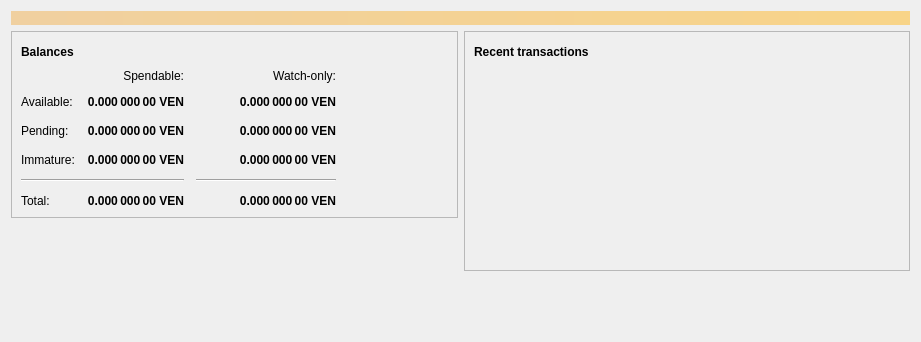
<?xml version="1.0" encoding="UTF-8"?>
<ui version="4.0">
 <class>OverviewPage</class>
 <widget class="QWidget" name="OverviewPage">
  <property name="geometry">
   <rect>
    <x>0</x>
    <y>0</y>
    <width>921</width>
    <height>342</height>
   </rect>
  </property>
  <property name="windowTitle">
   <string>Form</string>
  </property>
  <property name="styleSheet">
   <string notr="true"/>
  </property>
  <layout class="QVBoxLayout" name="topLayout">
   <item>
    <widget class="QLabel" name="labelAlerts">
     <property name="visible">
      <bool>false</bool>
     </property>
     <property name="styleSheet">
      <string notr="true">QLabel { background-color: qlineargradient(x1: 0, y1: 0, x2: 1, y2: 0, stop:0 #F0D0A0, stop:1 #F8D488); color:#000000; }</string>
     </property>
     <property name="wordWrap">
      <bool>true</bool>
     </property>
     <property name="margin">
      <number>3</number>
     </property>
     <property name="textInteractionFlags">
      <set>Qt::TextSelectableByMouse</set>
     </property>
    </widget>
   </item>
   <item>
    <layout class="QHBoxLayout" name="horizontalLayout" stretch="1,1">
     <item>
      <layout class="QVBoxLayout" name="verticalLayout_2">
       <item>
        <widget class="QFrame" name="frame">
         <property name="frameShape">
          <enum>QFrame::StyledPanel</enum>
         </property>
         <property name="frameShadow">
          <enum>QFrame::Raised</enum>
         </property>
         <layout class="QVBoxLayout" name="verticalLayout_4">
          <item>
           <layout class="QHBoxLayout" name="horizontalLayout_4">
            <item>
             <widget class="QLabel" name="label_5">
              <property name="font">
               <font>
                <weight>75</weight>
                <bold>true</bold>
               </font>
              </property>
              <property name="text">
               <string>Balances</string>
              </property>
             </widget>
            </item>
            <item>
             <widget class="QPushButton" name="labelWalletStatus">
              <property name="enabled">
               <bool>true</bool>
              </property>
              <property name="maximumSize">
               <size>
                <width>30</width>
                <height>16777215</height>
               </size>
              </property>
              <property name="toolTip">
               <string>The displayed information may be out of date. Your wallet automatically synchronizes with the Vendetta network after a connection is established, but this process has not completed yet.</string>
              </property>
              <property name="text">
               <string/>
              </property>
              <property name="icon">
               <iconset>
                <normaloff>:/icons/warning</normaloff>
                <disabledoff>:/icons/warning</disabledoff>:/icons/warning</iconset>
              </property>
              <property name="iconSize">
               <size>
                <width>24</width>
                <height>24</height>
               </size>
              </property>
              <property name="flat">
               <bool>true</bool>
              </property>
             </widget>
            </item>
            <item>
             <spacer name="horizontalSpacer_3">
              <property name="orientation">
               <enum>Qt::Horizontal</enum>
              </property>
              <property name="sizeHint" stdset="0">
               <size>
                <width>40</width>
                <height>20</height>
               </size>
              </property>
             </spacer>
            </item>
           </layout>
          </item>
          <item>
           <layout class="QGridLayout" name="gridLayout">
            <property name="spacing">
             <number>12</number>
            </property>
            <item row="2" column="2">
             <widget class="QLabel" name="labelWatchPending">
              <property name="font">
               <font>
                <weight>75</weight>
                <bold>true</bold>
               </font>
              </property>
              <property name="cursor">
               <cursorShape>IBeamCursor</cursorShape>
              </property>
              <property name="toolTip">
               <string>Unconfirmed transactions to watch-only addresses</string>
              </property>
              <property name="text">
               <string notr="true">0.000 000 00 VEN</string>
              </property>
              <property name="alignment">
               <set>Qt::AlignRight|Qt::AlignTrailing|Qt::AlignVCenter</set>
              </property>
              <property name="textInteractionFlags">
               <set>Qt::LinksAccessibleByMouse|Qt::TextSelectableByKeyboard|Qt::TextSelectableByMouse</set>
              </property>
             </widget>
            </item>
            <item row="2" column="1">
             <widget class="QLabel" name="labelUnconfirmed">
              <property name="font">
               <font>
                <weight>75</weight>
                <bold>true</bold>
               </font>
              </property>
              <property name="cursor">
               <cursorShape>IBeamCursor</cursorShape>
              </property>
              <property name="toolTip">
               <string>Total of transactions that have yet to be confirmed, and do not yet count toward the spendable balance</string>
              </property>
              <property name="text">
               <string notr="true">0.000 000 00 VEN</string>
              </property>
              <property name="alignment">
               <set>Qt::AlignRight|Qt::AlignTrailing|Qt::AlignVCenter</set>
              </property>
              <property name="textInteractionFlags">
               <set>Qt::LinksAccessibleByMouse|Qt::TextSelectableByKeyboard|Qt::TextSelectableByMouse</set>
              </property>
             </widget>
            </item>
            <item row="3" column="2">
             <widget class="QLabel" name="labelWatchImmature">
              <property name="font">
               <font>
                <weight>75</weight>
                <bold>true</bold>
               </font>
              </property>
              <property name="cursor">
               <cursorShape>IBeamCursor</cursorShape>
              </property>
              <property name="toolTip">
               <string>Mined balance in watch-only addresses that has not yet matured</string>
              </property>
              <property name="text">
               <string notr="true">0.000 000 00 VEN</string>
              </property>
              <property name="alignment">
               <set>Qt::AlignRight|Qt::AlignTrailing|Qt::AlignVCenter</set>
              </property>
              <property name="textInteractionFlags">
               <set>Qt::LinksAccessibleByMouse|Qt::TextSelectableByKeyboard|Qt::TextSelectableByMouse</set>
              </property>
             </widget>
            </item>
            <item row="4" column="0" colspan="2">
             <widget class="Line" name="line">
              <property name="orientation">
               <enum>Qt::Horizontal</enum>
              </property>
             </widget>
            </item>
            <item row="4" column="2">
             <widget class="Line" name="lineWatchBalance">
              <property name="sizePolicy">
               <sizepolicy hsizetype="Preferred" vsizetype="Fixed">
                <horstretch>0</horstretch>
                <verstretch>0</verstretch>
               </sizepolicy>
              </property>
              <property name="minimumSize">
               <size>
                <width>140</width>
                <height>0</height>
               </size>
              </property>
              <property name="orientation">
               <enum>Qt::Horizontal</enum>
              </property>
             </widget>
            </item>
            <item row="5" column="0">
             <widget class="QLabel" name="labelTotalText">
              <property name="text">
               <string>Total:</string>
              </property>
             </widget>
            </item>
            <item row="3" column="1">
             <widget class="QLabel" name="labelImmature">
              <property name="font">
               <font>
                <weight>75</weight>
                <bold>true</bold>
               </font>
              </property>
              <property name="cursor">
               <cursorShape>IBeamCursor</cursorShape>
              </property>
              <property name="toolTip">
               <string>Mined balance that has not yet matured</string>
              </property>
              <property name="text">
               <string notr="true">0.000 000 00 VEN</string>
              </property>
              <property name="alignment">
               <set>Qt::AlignRight|Qt::AlignTrailing|Qt::AlignVCenter</set>
              </property>
              <property name="textInteractionFlags">
               <set>Qt::LinksAccessibleByMouse|Qt::TextSelectableByKeyboard|Qt::TextSelectableByMouse</set>
              </property>
             </widget>
            </item>
            <item row="2" column="3">
             <spacer name="horizontalSpacer_2">
              <property name="orientation">
               <enum>Qt::Horizontal</enum>
              </property>
              <property name="sizeHint" stdset="0">
               <size>
                <width>40</width>
                <height>20</height>
               </size>
              </property>
             </spacer>
            </item>
            <item row="3" column="0">
             <widget class="QLabel" name="labelImmatureText">
              <property name="text">
               <string>Immature:</string>
              </property>
             </widget>
            </item>
            <item row="5" column="1">
             <widget class="QLabel" name="labelTotal">
              <property name="font">
               <font>
                <weight>75</weight>
                <bold>true</bold>
               </font>
              </property>
              <property name="cursor">
               <cursorShape>IBeamCursor</cursorShape>
              </property>
              <property name="toolTip">
               <string>Your current total balance</string>
              </property>
              <property name="text">
               <string notr="true">0.000 000 00 VEN</string>
              </property>
              <property name="alignment">
               <set>Qt::AlignRight|Qt::AlignTrailing|Qt::AlignVCenter</set>
              </property>
              <property name="textInteractionFlags">
               <set>Qt::LinksAccessibleByMouse|Qt::TextSelectableByKeyboard|Qt::TextSelectableByMouse</set>
              </property>
             </widget>
            </item>
            <item row="5" column="2">
             <widget class="QLabel" name="labelWatchTotal">
              <property name="font">
               <font>
                <weight>75</weight>
                <bold>true</bold>
               </font>
              </property>
              <property name="cursor">
               <cursorShape>IBeamCursor</cursorShape>
              </property>
              <property name="toolTip">
               <string>Current total balance in watch-only addresses</string>
              </property>
              <property name="text">
               <string notr="true">0.000 000 00 VEN</string>
              </property>
              <property name="alignment">
               <set>Qt::AlignRight|Qt::AlignTrailing|Qt::AlignVCenter</set>
              </property>
              <property name="textInteractionFlags">
               <set>Qt::LinksAccessibleByMouse|Qt::TextSelectableByKeyboard|Qt::TextSelectableByMouse</set>
              </property>
             </widget>
            </item>
            <item row="0" column="2">
             <widget class="QLabel" name="labelWatchonly">
              <property name="text">
               <string>Watch-only:</string>
              </property>
              <property name="alignment">
               <set>Qt::AlignRight|Qt::AlignTrailing|Qt::AlignVCenter</set>
              </property>
             </widget>
            </item>
            <item row="1" column="0">
             <widget class="QLabel" name="labelBalanceText">
              <property name="text">
               <string>Available:</string>
              </property>
             </widget>
            </item>
            <item row="1" column="1">
             <widget class="QLabel" name="labelBalance">
              <property name="font">
               <font>
                <weight>75</weight>
                <bold>true</bold>
               </font>
              </property>
              <property name="cursor">
               <cursorShape>IBeamCursor</cursorShape>
              </property>
              <property name="toolTip">
               <string>Your current spendable balance</string>
              </property>
              <property name="text">
               <string notr="true">0.000 000 00 VEN</string>
              </property>
              <property name="alignment">
               <set>Qt::AlignRight|Qt::AlignTrailing|Qt::AlignVCenter</set>
              </property>
              <property name="textInteractionFlags">
               <set>Qt::LinksAccessibleByMouse|Qt::TextSelectableByKeyboard|Qt::TextSelectableByMouse</set>
              </property>
             </widget>
            </item>
            <item row="1" column="2">
             <widget class="QLabel" name="labelWatchAvailable">
              <property name="font">
               <font>
                <weight>75</weight>
                <bold>true</bold>
               </font>
              </property>
              <property name="cursor">
               <cursorShape>IBeamCursor</cursorShape>
              </property>
              <property name="toolTip">
               <string>Your current balance in watch-only addresses</string>
              </property>
              <property name="text">
               <string notr="true">0.000 000 00 VEN</string>
              </property>
              <property name="alignment">
               <set>Qt::AlignRight|Qt::AlignTrailing|Qt::AlignVCenter</set>
              </property>
              <property name="textInteractionFlags">
               <set>Qt::LinksAccessibleByMouse|Qt::TextSelectableByKeyboard|Qt::TextSelectableByMouse</set>
              </property>
             </widget>
            </item>
            <item row="2" column="0">
             <widget class="QLabel" name="labelPendingText">
              <property name="text">
               <string>Pending:</string>
              </property>
             </widget>
            </item>
            <item row="0" column="1">
             <widget class="QLabel" name="labelSpendable">
              <property name="text">
               <string>Spendable:</string>
              </property>
              <property name="alignment">
               <set>Qt::AlignRight|Qt::AlignTrailing|Qt::AlignVCenter</set>
              </property>
             </widget>
            </item>
           </layout>
          </item>
         </layout>
        </widget>
       </item>
       <item>
        <spacer name="verticalSpacer">
         <property name="orientation">
          <enum>Qt::Vertical</enum>
         </property>
         <property name="sizeHint" stdset="0">
          <size>
           <width>20</width>
           <height>40</height>
          </size>
         </property>
        </spacer>
       </item>
      </layout>
     </item>
     <item>
      <layout class="QVBoxLayout" name="verticalLayout_3">
       <item>
        <widget class="QFrame" name="frame_2">
         <property name="frameShape">
          <enum>QFrame::StyledPanel</enum>
         </property>
         <property name="frameShadow">
          <enum>QFrame::Raised</enum>
         </property>
         <layout class="QVBoxLayout" name="verticalLayout">
          <item>
           <layout class="QHBoxLayout" name="horizontalLayout_2">
            <item>
             <widget class="QLabel" name="label_4">
              <property name="font">
               <font>
                <weight>75</weight>
                <bold>true</bold>
               </font>
              </property>
              <property name="text">
               <string>Recent transactions</string>
              </property>
             </widget>
            </item>
            <item>
             <widget class="QPushButton" name="labelTransactionsStatus">
              <property name="enabled">
               <bool>true</bool>
              </property>
              <property name="maximumSize">
               <size>
                <width>30</width>
                <height>16777215</height>
               </size>
              </property>
              <property name="toolTip">
               <string>The displayed information may be out of date. Your wallet automatically synchronizes with the Vendetta network after a connection is established, but this process has not completed yet.</string>
              </property>
              <property name="text">
               <string/>
              </property>
              <property name="icon">
               <iconset>
                <normaloff>:/icons/warning</normaloff>
                <disabledoff>:/icons/warning</disabledoff>:/icons/warning</iconset>
              </property>
              <property name="iconSize">
               <size>
                <width>24</width>
                <height>24</height>
               </size>
              </property>
              <property name="flat">
               <bool>true</bool>
              </property>
             </widget>
            </item>
            <item>
             <spacer name="horizontalSpacer">
              <property name="orientation">
               <enum>Qt::Horizontal</enum>
              </property>
              <property name="sizeHint" stdset="0">
               <size>
                <width>40</width>
                <height>20</height>
               </size>
              </property>
             </spacer>
            </item>
           </layout>
          </item>
          <item>
           <widget class="QListView" name="listTransactions">
            <property name="styleSheet">
             <string notr="true">QListView { background: transparent; }</string>
            </property>
            <property name="frameShape">
             <enum>QFrame::NoFrame</enum>
            </property>
            <property name="verticalScrollBarPolicy">
             <enum>Qt::ScrollBarAlwaysOff</enum>
            </property>
            <property name="horizontalScrollBarPolicy">
             <enum>Qt::ScrollBarAlwaysOff</enum>
            </property>
            <property name="selectionMode">
             <enum>QAbstractItemView::NoSelection</enum>
            </property>
           </widget>
          </item>
         </layout>
        </widget>
       </item>
       <item>
        <spacer name="verticalSpacer_2">
         <property name="orientation">
          <enum>Qt::Vertical</enum>
         </property>
         <property name="sizeHint" stdset="0">
          <size>
           <width>20</width>
           <height>40</height>
          </size>
         </property>
        </spacer>
       </item>
      </layout>
     </item>
    </layout>
   </item>
  </layout>
 </widget>
 <resources/>
 <connections/>
</ui>
